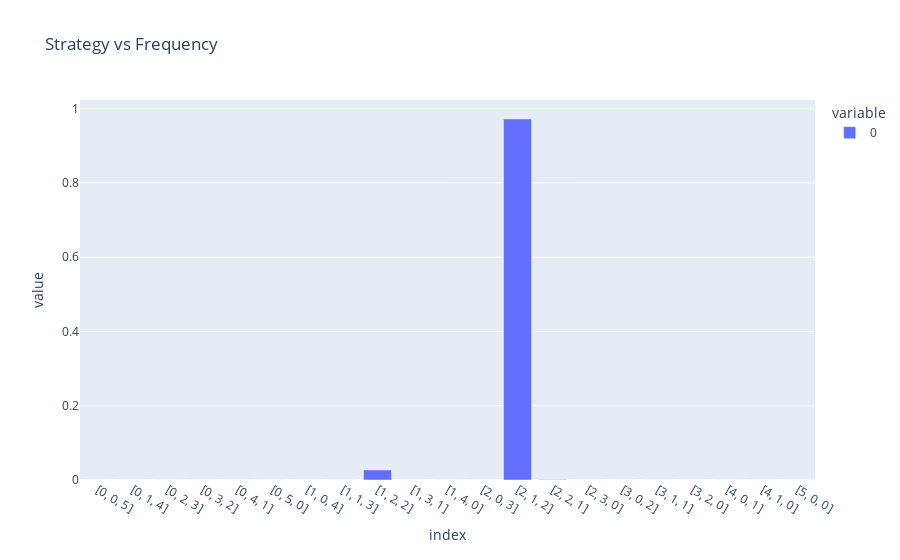

Notebook code for this chart:
### Code cell
pt.bar(df2,title = "Strategy vs Frequency")

### Figure 1 — Plotly figure (JSON) as saved in the notebook; plotly's stock layout.template omitted (floating-point values rounded to 4 significant figures)
{"data": [{"alignmentgroup": "True", "hovertemplate": "variable=0<br>index=%{x}<br>value=%{y}<extra></extra>", "legendgroup": "0", "marker": {"color": "#636efa"}, "name": "0", "offsetgroup": "0", "orientation": "v", "showlegend": true, "textposition": "auto", "type": "bar", "x": ["[0, 0, 5]", "[0, 1, 4]", "[0, 2, 3]", "[0, 3, 2]", "[0, 4, 1]", "[0, 5, 0]", "[1, 0, 4]", "[1, 1, 3]", "[1, 2, 2]", "[1, 3, 1]", "[1, 4, 0]", "[2, 0, 3]", "[2, 1, 2]", "[2, 2, 1]", "[2, 3, 0]", "[3, 0, 2]", "[3, 1, 1]", "[3, 2, 0]", "[4, 0, 1]", "[4, 1, 0]", "[5, 0, 0]"], "xaxis": "x", "y": [1.947e-07, 4.748e-07, 2.233e-06, 9.658e-07, 4.948e-07, 2.614e-07, 9.932e-07, 2.174e-05, 0.02697, 5.947e-06, 1.601e-06, 1.071e-06, 0.972, 0.0009358, 3.786e-06, 4.664e-07, 6.779e-05, 5.538e-06, 2.614e-07, 1.514e-07, 2.614e-07], "yaxis": "y"}], "layout": {"barmode": "relative", "legend": {"title": {"text": "variable"}, "tracegroupgap": 0}, "title": {"text": "Strategy vs Frequency"}, "xaxis": {"anchor": "y", "domain": [0, 1], "title": {"text": "index"}}, "yaxis": {"anchor": "x", "domain": [0, 1], "title": {"text": "value"}}}}
